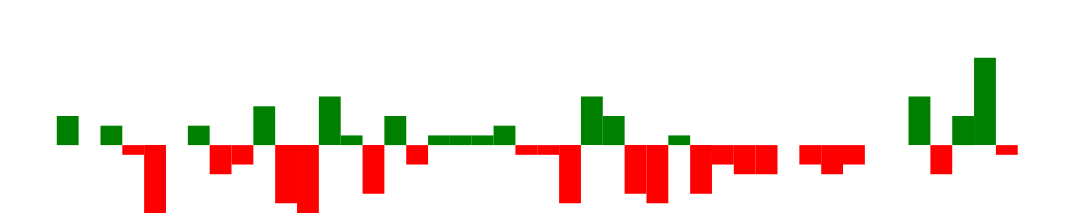

Write a Vega-Lite specification for this figure.
### Vega specification from a JSON file in a GitHub repository (floating-point values rounded to 4 significant figures)
{"$schema": "https://vega.github.io/schema/vega/v5.json", "width": 250, "height": 40, "padding": 0, "data": [{"name": "table", "values": [{"game": "g1", "diff": 3}, {"game": "g2", "diff": 0}, {"game": "g3", "diff": 2}, {"game": "g4", "diff": -1}, {"game": "g5", "diff": -7}, {"game": "g6", "diff": 0}, {"game": "g7", "diff": 2}, {"game": "g8", "diff": -3}, {"game": "g9", "diff": -2}, {"game": "g10", "diff": 4}, {"game": "g11", "diff": -6}, {"game": "g12", "diff": -7}, {"game": "g13", "diff": 5}, {"game": "g14", "diff": 1}, {"game": "g15", "diff": -5}, {"game": "g16", "diff": 3}, {"game": "g17", "diff": -2}, {"game": "g18", "diff": 1}, {"game": "g19", "diff": 1}, {"game": "g20", "diff": 1}, {"game": "g21", "diff": 2}, {"game": "g22", "diff": -1}, {"game": "g23", "diff": -1}, {"game": "g24", "diff": -6}, {"game": "g25", "diff": 5}, {"game": "g26", "diff": 3}, {"game": "g27", "diff": -5}, {"game": "g28", "diff": -6}, {"game": "g29", "diff": 1}, {"game": "g30", "diff": -5}, {"game": "g31", "diff": -2}, {"game": "g32", "diff": -3}, {"game": "g33", "diff": -3}, {"game": "g34", "diff": 0}, {"game": "g35", "diff": -2}, {"game": "g36", "diff": -3}, {"game": "g37", "diff": -2}, {"game": "g38", "diff": 0}, {"game": "g39", "diff": 0}, {"game": "g40", "diff": 5}, {"game": "g41", "diff": -3}, {"game": "g42", "diff": 3}, {"game": "g43", "diff": 9}, {"game": "g44", "diff": -1}, {"game": "g45", "diff": 0}]}], "signals": [{"name": "tooltip", "value": {}, "on": [{"events": "rect:mouseover", "update": "datum"}, {"events": "rect:mouseout", "update": "{}"}]}], "scales": [{"name": "xscale", "type": "band", "domain": {"data": "table", "field": "game"}, "range": "width", "padding": 0.05, "round": true}, {"name": "yscale", "domain": {"data": "table", "field": "diff"}, "nice": true, "range": "height"}], "axes": [{"orient": "bottom", "scale": "xscale", "labels": false, "ticks": false}, {"orient": "right", "scale": "yscale", "labels": false, "ticks": false}], "marks": [{"type": "rect", "from": {"data": "table"}, "encode": {"enter": {"x": {"scale": "xscale", "field": "game"}, "width": {"scale": "xscale", "band": 1}, "y": {"scale": "yscale", "field": "diff"}, "y2": {"scale": "yscale", "value": 0}, "fill": [{"test": "datum.diff > 0", "value": "green"}, {"value": "red"}]}, "update": {"fill": [{"test": "datum.diff > 0", "value": "green"}, {"value": "red"}]}, "hover": {"fill": {"value": "black"}}}}, {"type": "text", "encode": {"enter": {"align": {"value": "center"}, "baseline": {"value": "bottom"}, "fill": {"value": "#333"}}, "update": {"x": {"scale": "xscale", "signal": "tooltip.game", "band": 0.5}, "y": {"scale": "yscale", "signal": "tooltip.diff", "offset": 0.05}, "text": {"signal": "tooltip.diff"}, "fillOpacity": [{"test": "datum === tooltip", "value": 0}, {"value": 1}]}}}], "config": {}}
